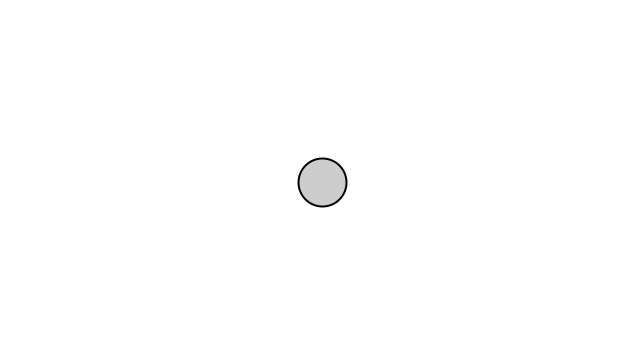
Frame 1 (no input)
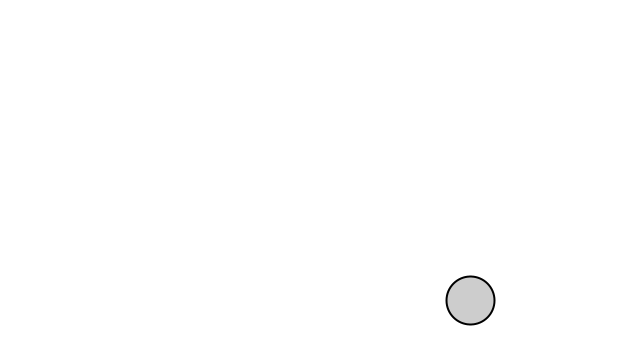
Frame 60 (the mouse pressed at the canvas centre just before this capture)
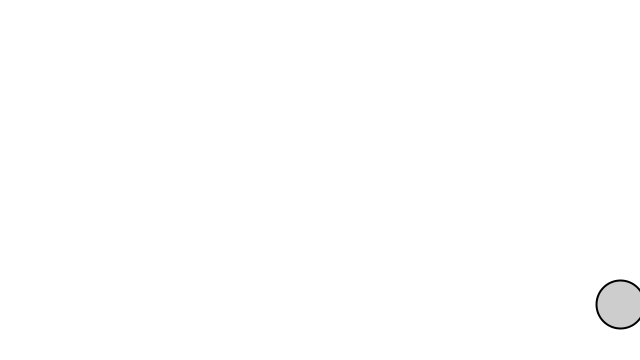
Frame 120 (the mouse held since frame 60 and released just before this capture)

The Processing sketch that drew these frames (run headless with seeded random() and noise(); from frame 60 on, the mouse is pressed at the canvas centre):

// Processing sketch: Module_3
// ── Module_3.pde
Walker w;

void setup() {
  size(640, 360);
  w = new Walker();
}

void draw() {
  background(255);
  
  // Update the walker's position and handle wall collisions
  w.moveAndBounce();
  // Render the walker to the screen
  w.display();
}

// ── Walker_Class.pde
class Walker {
  //Using PVector instead of float x, y
  PVector position;
  PVector velocity;

  Walker() {
    position = new PVector(width/2, height/2);
    // Setting a constant speed for the bouncing effect
    velocity = new PVector(2.5, 2); 
  }

  //Function using the new PVector variables
  void display() {
    stroke(0);
    strokeWeight(2);
    fill(127, 100);
    ellipse(position.x, position.y, 48, 48);
  }

  //Simulate the bouncing ball logic
  void moveAndBounce() {
    // Standard vector addition: position = position + velocity
    position.add(velocity);

    // Bouncing Logic (Horizontal)
    if (position.x > width || position.x < 0) {
      velocity.x = velocity.x * -1;
    }
    
    // Bouncing Logic (Vertical)
    if (position.y > height || position.y < 0) {
      velocity.y = velocity.y * -1;
    }
  }
}
